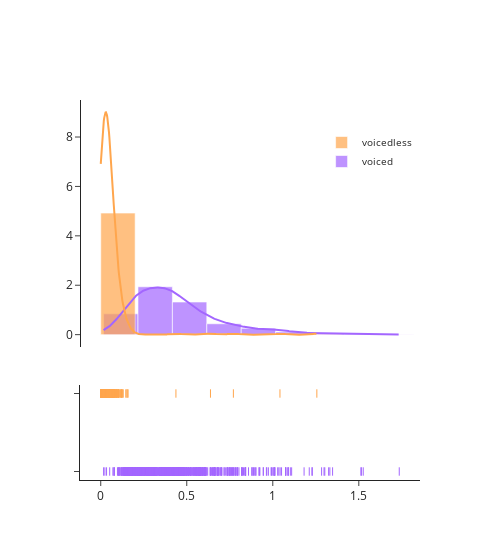

Notebook cell for this chart:
### Code cell
data=pd.read_csv('birthtime_lifetime.csv')

data_len=len(data['birthtime'])
birth_voiced=[data['birthtime'][ele] for ele in range(data_len) if data['ticket'][ele]==1]
birth_voiceless=[data['birthtime'][ele] for ele in range(data_len) if data['ticket'][ele]==2]
lifetime_voiced=[data['lifetime'][ele] for ele in range(data_len) if data['ticket'][ele]==1]
lifetime_voiceless=[data['lifetime'][ele] for ele in range(data_len) if data['ticket'][ele]==2]


hist_data=[birth_voiced, birth_voiceless]
hist_data2=[lifetime_voiced, lifetime_voiceless]
color=['#a366ff', '#ffa64d']
group_labels=['voiced', 'voicedless']
fig1 = ff.create_distplot(hist_data, group_labels, bin_size=.2, colors=color)
fig1.update_layout(template='simple_white')

fig2 = ff.create_distplot(hist_data2, group_labels, bin_size=.2, colors=color,)
fig2.update_layout(template='simple_white')
fig2.update_layout(legend=dict(
    yanchor="bottom",
    y=0.8,
    xanchor="right",
    x=0.99,
    font=dict(
            size=10,
        ),
    ),
    width=500
)
fig2.show()
#pio.write_image(fig2, 'E:/Topological_Analysis_of_Time_Series/pictures/pdf_graph_raw/Result_KDF.pdf')

### Figure 1 — Plotly figure (JSON) as saved in the notebook; plotly's stock layout.template omitted (floating-point values rounded to 4 significant figures; data arrays with more than 128 entries replaced by an {"elided": "..."} marker saying what was removed)
{"data": [{"autobinx": false, "histnorm": "probability density", "legendgroup": "voiced", "marker": {"color": "#a366ff"}, "name": "voiced", "opacity": 0.7, "type": "histogram", "x": {"elided": "658 float values"}, "xaxis": "x", "xbins": {"end": 1.735, "size": 0.2, "start": 0.01653}, "yaxis": "y"}, {"autobinx": false, "histnorm": "probability density", "legendgroup": "voicedless", "marker": {"color": "#ffa64d"}, "name": "voicedless", "opacity": 0.7, "type": "histogram", "x": {"elided": "322 float values"}, "xaxis": "x", "xbins": {"end": 1.256, "size": 0.2, "start": 7.24e-05}, "yaxis": "y"}, {"legendgroup": "voiced", "marker": {"color": "#a366ff"}, "mode": "lines", "name": "voiced", "showlegend": false, "type": "scatter", "x": {"elided": "500 float values"}, "xaxis": "x", "y": {"elided": "500 float values"}, "yaxis": "y"}, {"legendgroup": "voicedless", "marker": {"color": "#ffa64d"}, "mode": "lines", "name": "voicedless", "showlegend": false, "type": "scatter", "x": {"elided": "500 float values"}, "xaxis": "x", "y": {"elided": "500 float values"}, "yaxis": "y"}, {"legendgroup": "voiced", "marker": {"color": "#a366ff", "symbol": "line-ns-open"}, "mode": "markers", "name": "voiced", "showlegend": false, "type": "scatter", "x": {"elided": "658 float values"}, "xaxis": "x", "y": {"elided": "658 str values"}, "yaxis": "y2"}, {"legendgroup": "voicedless", "marker": {"color": "#ffa64d", "symbol": "line-ns-open"}, "mode": "markers", "name": "voicedless", "showlegend": false, "type": "scatter", "x": {"elided": "322 float values"}, "xaxis": "x", "y": {"elided": "322 str values"}, "yaxis": "y2"}], "layout": {"barmode": "overlay", "hovermode": "closest", "legend": {"font": {"size": 10}, "traceorder": "reversed", "x": 0.99, "xanchor": "right", "y": 0.8, "yanchor": "bottom"}, "width": 500, "xaxis": {"anchor": "y2", "domain": [0, 1], "zeroline": false}, "yaxis": {"anchor": "free", "domain": [0.35, 1], "position": 0}, "yaxis2": {"anchor": "x", "domain": [0, 0.25], "dtick": 1, "showticklabels": false}}}
